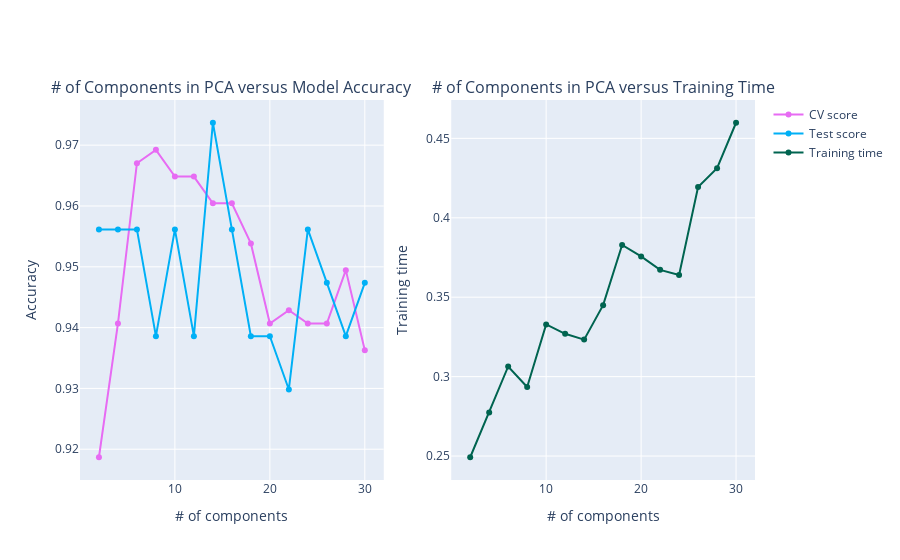

Notebook source saved alongside this figure:
### Markdown cell above
#Components in PCA versus Model Accuracy/Training Time

### Code cell
PCA_curves(PCA_cv_score, PCA_test_score, PCA_cv_training_time)

### Figure 1 — Plotly figure (JSON) as saved in the notebook; plotly's stock layout.template omitted (floating-point values rounded to 4 significant figures)
{"data": [{"line": {"color": "rgb(231,107,243)", "width": 2}, "name": "CV score", "type": "scatter", "x": [2, 4, 6, 8, 10, 12, 14, 16, 18, 20, 22, 24, 26, 28, 30], "xaxis": "x", "y": [0.9187, 0.9407, 0.967, 0.9692, 0.9648, 0.9648, 0.9604, 0.9604, 0.9538, 0.9407, 0.9429, 0.9407, 0.9407, 0.9495, 0.9363], "yaxis": "y"}, {"line": {"color": "rgb(0,176,246)", "width": 2}, "name": "Test score", "type": "scatter", "x": [2, 4, 6, 8, 10, 12, 14, 16, 18, 20, 22, 24, 26, 28, 30], "xaxis": "x", "y": [0.9561, 0.9561, 0.9561, 0.9386, 0.9561, 0.9386, 0.9737, 0.9561, 0.9386, 0.9386, 0.9298, 0.9561, 0.9474, 0.9386, 0.9474], "yaxis": "y"}, {"line": {"color": "rgb(0,100,80)", "width": 2}, "name": "Training time", "type": "scatter", "x": [2, 4, 6, 8, 10, 12, 14, 16, 18, 20, 22, 24, 26, 28, 30], "xaxis": "x2", "y": [0.2492, 0.2774, 0.3064, 0.2935, 0.3329, 0.327, 0.3233, 0.345, 0.3829, 0.3757, 0.3672, 0.364, 0.4194, 0.4312, 0.4598], "yaxis": "y2"}], "layout": {"annotations": [{"font": {"size": 16}, "showarrow": false, "text": "# of Components in PCA versus Model Accuracy", "x": 0.225, "xanchor": "center", "xref": "paper", "y": 1, "yanchor": "bottom", "yref": "paper"}, {"font": {"size": 16}, "showarrow": false, "text": "# of Components in PCA versus Training Time", "x": 0.775, "xanchor": "center", "xref": "paper", "y": 1, "yanchor": "bottom", "yref": "paper"}], "xaxis": {"anchor": "y", "domain": [0, 0.45], "title": {"text": "# of components"}}, "xaxis2": {"anchor": "y2", "domain": [0.55, 1], "title": {"text": "# of components"}}, "yaxis": {"anchor": "x", "domain": [0, 1], "title": {"text": "Accuracy"}}, "yaxis2": {"anchor": "x2", "domain": [0, 1], "title": {"text": "Training time"}}}}
